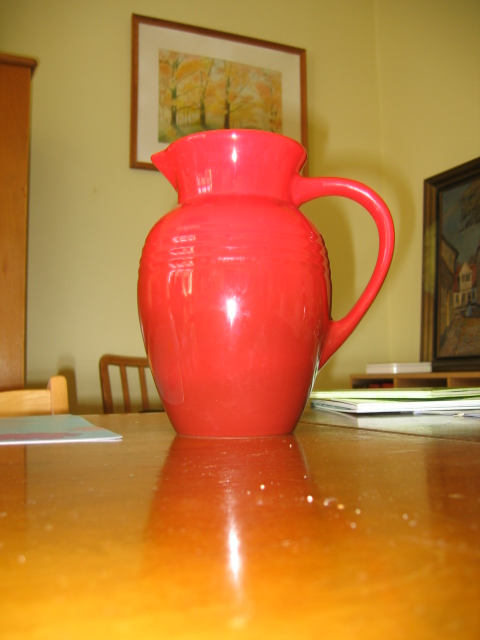
%> input picture Assignment1/kande1.JPG, 480 x 640 px
$ octave case19.m   (GNU Octave 9; MATLAB toolbox functions it lacks are replaced by stand-ins)
%> lines starting %> are read from the running program, lines starting %| are printed output that depends on the picture
%% Read Image
RGB = im2double (imread ('kande1.JPG'));

%% Define training and test regions
tll = [328, 150]; % training: lower left
tur = [264, 330]; % training: upper right

%% Show image and regions
imshow (RGB);
hold on
  plot ([tur(2), tll(2), tll(2), tur(2), tur(2)], ...
        [tur(1), tur(1), tll(1), tll(1), tur(1)], ...
        'k-', 'linewidth', 2);
  text (tll(2), tur(1)-15, 'Training');
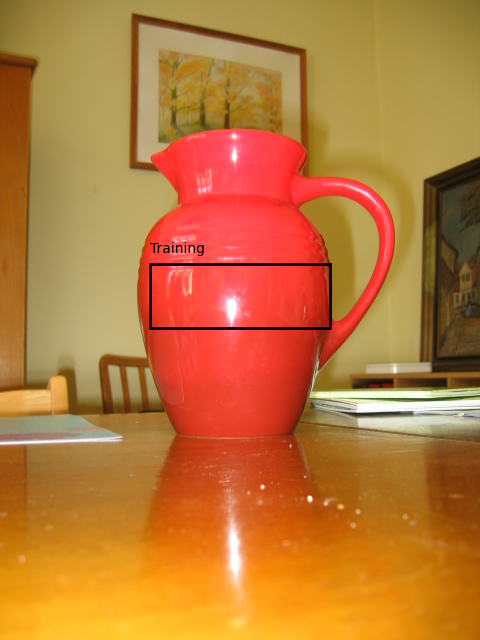
%> figure redrawn from the program's plot data

hold off

%% Extract regions
training_data = RGB (tur(1):tll(1), tll(2):tur(2), :);
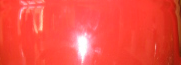
%> training_data: size 65x181x3 double; mean R, G, B 0.956, 0.299, 0.257
training_data = reshape (training_data, size (training_data, 1) * size (training_data, 2), 3);

$ run again, with Assignment1/kande2.JPG copied over Assignment1/kande1.JPG
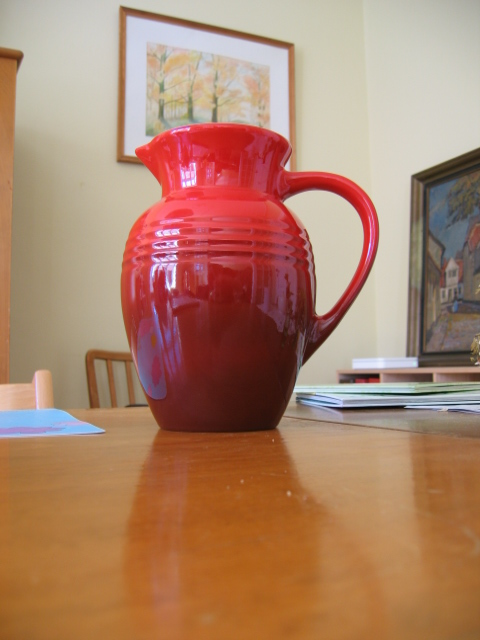
%> input picture Assignment1/kande2.JPG, 480 x 640 px
%> `text (tll(2), tur(1)-15, 'Training');`:
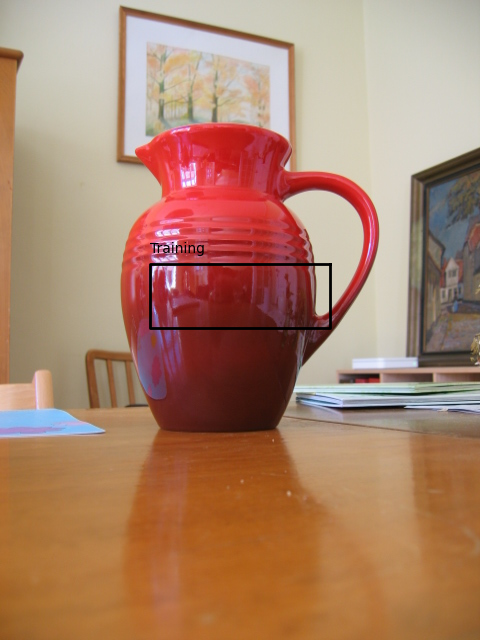
%> figure redrawn from the program's plot data
%> `training_data = RGB (tur(1):tll(1), tll(2):tur(2), :);`:
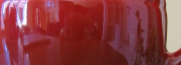
%> training_data: size 65x181x3 double; mean R, G, B 0.535, 0.23, 0.245
